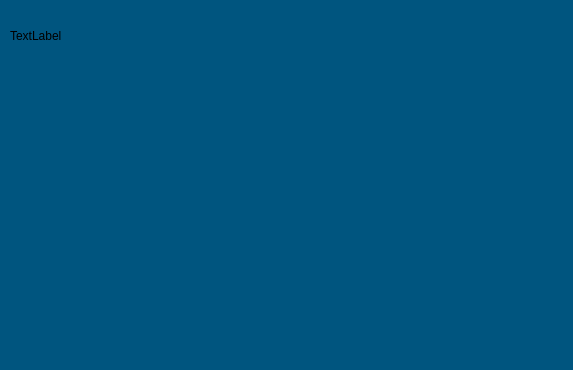
<?xml version="1.0" encoding="UTF-8"?>
<ui version="4.0">
 <class>MainWindow</class>
 <widget class="QMainWindow" name="MainWindow">
  <property name="geometry">
   <rect>
    <x>0</x>
    <y>0</y>
    <width>573</width>
    <height>370</height>
   </rect>
  </property>
  <property name="windowTitle">
   <string>MainWindow</string>
  </property>
  <property name="styleSheet">
   <string notr="true">background-color: rgb(0  , 85  , 127);</string>
  </property>
  <widget class="QWidget" name="centralwidget">
   <widget class="QLabel" name="label">
    <property name="geometry">
     <rect>
      <x>10</x>
      <y>10</y>
      <width>541</width>
      <height>51</height>
     </rect>
    </property>
    <property name="text">
     <string>TextLabel</string>
    </property>
   </widget>
   <widget class="QWidget" name="widget" native="true">
    <property name="geometry">
     <rect>
      <x>10</x>
      <y>60</y>
      <width>551</width>
      <height>271</height>
     </rect>
    </property>
   </widget>
  </widget>
  <widget class="QMenuBar" name="menubar">
   <property name="geometry">
    <rect>
     <x>0</x>
     <y>0</y>
     <width>573</width>
     <height>18</height>
    </rect>
   </property>
  </widget>
  <widget class="QStatusBar" name="statusbar"/>
 </widget>
 <resources/>
 <connections/>
</ui>
